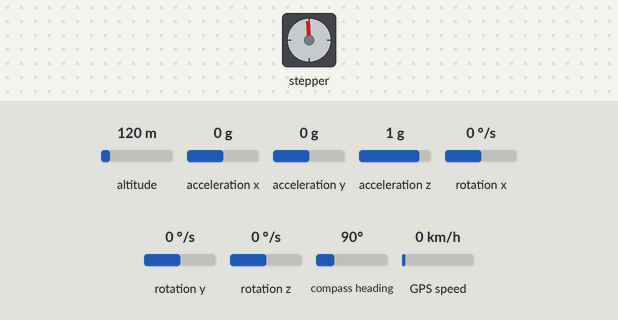
A sketch run on a simulated Arduino Uno, built with avr-gcc and run on an emulated ATmega328P. Parts: stepper motor. The test bench sets the inputs (shaded band); at power-on: rotation y 0 °/s, altitude 120 m, acceleration x 0 g, acceleration y 0 g, acceleration z 1 g, rotation x 0 °/s, rotation z 0 °/s, compass heading 90°, GPS speed 0 km/h. The local clock reads 2024-03-15 10:24:30 at power-on unless the sketch sets it; the GPS gets a fix after 3 s at 37.7749, -122.4194 with 8 satellites; stepper angles assume 4096 steps per turn; what the sketch prints to the serial monitor is not drawn.

Above: at 7.2 s.
7.3 s: rotation y set to 100 °/s
At 13.74 s:
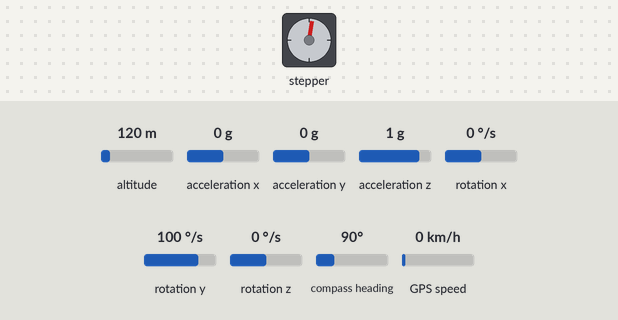
At 19.04 s:
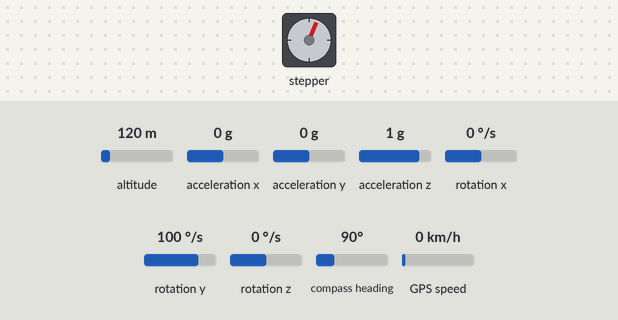
Timing chart, 0 to 19.5 s (numbered marks = the images above; inputs shaded):
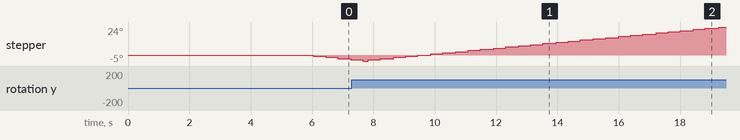

The sketch:

astro_tracker_gps.ino
```cpp
/*
 This is the source code for the astro_tracker.
 Required Libraries:
 https://virtuabotix-virtuabotixllc.netdna-ssl.com/core/wp-content/uploads/2014/01/virtuabotixRTC.zip
 https://drive.google.com/folderview?id=0B1p6T9dV6tnqSjU2WnBXREZPbms&usp=sharing

 Original code by Görkem Bozkurt
 Refactored code by Nathaniel Rose
*/

// LIBRARIES //
#include <AccelStepper.h>
#include <virtuabotixRTC.h>
#include <Wire.h>
#include <MPU6050.h>
#include <TinyGPS++.h>
#include <SoftwareSerial.h>

// TinyGPS++ VARIABLES //
static const uint32_t GPSBaud = 9600; //Default is 9600 baud rate
static const int RXPin = 13, TXPin = 12; //Tx on gps goes into Rx on arduino and vice versa.

TinyGPSPlus gps;
SoftwareSerial ss(RXPin, TXPin); // The serial connection to the GPS device

// MPU VARIABLES //
MPU6050 mpu;
float timeStep = 0.01;
unsigned long mpuTimer = 0;

// Pitch and Yaw values //
double pitch = 90; //Trying to orientate to DEC
double yaw = 0; //Trying to orientate to RA

double val = 90; //variable to store the user input DEC
double val2 = 0; //variable to store the user input RA

double temp = val2;//temporary value to store val2
double final_yaw_measurement = 0; //Store yaw measurement for when you are

// RTC VARIABLES //
#define HALFSTEP 8
virtuabotixRTC myRTC(A0, A1, A2);

double Months,Years,Days,Minutes,Hours,Seconds;
double timeSet = false;//Checks if the gps has set the UTC time
double days_in_year,days_in_month;

double latitude;//your latitude.
double longitude;//your longtitude.

double LST_degrees;//variable to store local side real time(LST) in degrees.
double LST_hours;//variable to store local side real time(LST) in decimal hours.


// STEPPER MOTOR VARIABLES //

// motor speed calculation variables //
float rot_per_step = 5.625/64; // 1 step = 5.625/64 degrees (28BYJ-48)
float gear_ratio = 70/21; //Depends on your gears
#define ROT_OF_EARTH 0.0000729211509 //(Rad/sec)
float SPEED = 40.0; // Speed of motors (steps / second)

// Motor pin definitions //
#define motorPin1  2     // IN1 on the ULN2003 driver 1
#define motorPin2  3     // IN2 on the ULN2003 driver 1
#define motorPin3  4     // IN3 on the ULN2003 driver 1
#define motorPin4  5     // IN4 on the ULN2003 driver 1

#define motorPin5  8     // IN1 on the ULN2003 driver 1
#define motorPin6  9     // IN2 on the ULN2003 driver 1
#define motorPin7  10     // IN3 on the ULN2003 driver 1
#define motorPin8  11     // IN4 on the ULN2003 driver 1

boolean stopped1 = false;
boolean stopped2 = false;

// Initialize with pin sequence IN1-IN3-IN2-IN4 for using the AccelStepper with 28BYJ-48 //
AccelStepper yawStepper(HALFSTEP, motorPin1, motorPin3, motorPin2, motorPin4); //YAW Stepper Motor
AccelStepper pitchStepper(HALFSTEP, motorPin5, motorPin7, motorPin6, motorPin8); //PITCH Stepper Motor

// GLOBAL FLAG VARIABLES USED FOR FUNCTIONS //
boolean positionSet = false; //Checks if the gps has set the lat/long position
boolean pointing = false; //Checks if a desired yaw and pitch angle has been entered
boolean yaw_finished = false; //Checks if the desired yaw angle has been reached
boolean pitch_finished = false; //Checks if the desired pitch angle has been reached
boolean ra_origin_is_set = false; //Checks if the RA angle has been set to LST
boolean ra_tracking_is_set = false; //Checks if the star is being tracked

void setup()
{
  //Setup serial ports//
  Serial.begin(115200);
  ss.begin(GPSBaud);

  //Set max speeds for stepper motors//
  yawStepper.setMaxSpeed(100.0);
  pitchStepper.setMaxSpeed(100.0);

  //Initialize mpu and gps modules//
  delay(5000);//wait before starting
  setupMPU();

  delay(1000);
  setupGPS();

}//--(end setup )---

void loop()
{
  motor_pitch( 0 ); //Stop pitch before moving again
  motor_yaw( 0 ); //Stop yaw before moving again

  myRTC.updateTime();
  LST_time();
  recvdata();

  mpuTimer = millis();
  Vector norm = mpu.readNormalizeGyro();

  //I've put the sensor with a 90 degree angle on the setup due to
  //cable connection problems. Because of that the data values from the mpu6050 chip are
  //different in this case:
  //roll data(X-axis) is pitch.
  //pitch data(Y-axis) is yaw.
  yaw = yaw + norm.YAxis * timeStep;
  pitch = pitch + norm.XAxis * timeStep;
  Serial.print(" Yaw = ");
  Serial.print(yaw);
  Serial.print(" Pitch = ");
  Serial.print(pitch);
  Serial.print(" LST_d = ");
  Serial.print(LST_degrees);//local sidereal time in decimal degrees
  Serial.print(" LST_h = ");
  Serial.println(LST_hours);//local sidereal time in decimal hours.

  Serial.print("target yaw = ");
  Serial.println(val2);

  changeRA(); //Change RA with time based on our latitude

  point_at_star(); //Point at the star

  trackRA(); //

  delay((timeStep*1000) - (millis() - mpuTimer));//timer for the gyro.
}

void setupGPS()
{
  //Wait to get a GPS fix
  while( (!positionSet || !timeSet) && ss.available() > 0  )
  {
    if(gps.encode(ss.read()))
      getGPSInput();
  }

  if( millis() > 5000 && gps.charsProcessed() < 10 )
  {
    Serial.println(F("No GPS detected: check wiring."));
    while(true);
  }
}

void getGPSInput()
{
  Serial.print(F("Location: "));
  if (gps.location.isValid())
  {
    Serial.print(gps.location.lat(), 6);
    Serial.print(F(","));
    Serial.print(gps.location.lng(), 6);
    latitude = gps.location.lat();
    longitude = gps.location.lng();
    positionSet = true;
  }
  else
  {
    Serial.print(F("INVALID"));
  }

  Serial.print(F("  Date/Time: "));
  if(gps.date.isValid())
  {
    Serial.print(gps.date.month());
    Serial.print(F("/"));
    Serial.print(gps.date.day());
    Serial.print(F("/"));
    Serial.print(gps.date.year());
    Years = gps.date.year();
    Months = gps.date.month();
    Days = gps.date.day();

    if(gps.time.isValid())
    {
      if (gps.time.hour() < 10) Serial.print(F("0"));
      Serial.print(gps.time.hour());
      Serial.print(F(":"));
      if (gps.time.minute() < 10) Serial.print(F("0"));
      Serial.print(gps.time.minute());
      Serial.print(F(":"));
      if (gps.time.second() < 10) Serial.print(F("0"));
      Serial.print(gps.time.second());
      Serial.print(F("."));
      if (gps.time.centisecond() < 10) Serial.print(F("0"));
      Serial.print(gps.time.centisecond());
      Hours = gps.time.hour();
      Minutes = gps.time.minute();
      Seconds = gps.time.second();

      //set date-time according to (seconds, minutes, hours, day of the week, day of the month, month, year)
      myRTC.setDS1302Time(00, 25, 16, 5, 8, 4, 2021);
      timeSet = true;
    }
  }
  else
  {
    Serial.print(F("INVALID"));
  }

  Serial.println();

  Serial.print(F("Satellites Used: "));
  if(gps.satellites.isValid())
  {
    Serial.println(gps.satellites.value()); // Number of satellites in use (u32)
  }
  else{
    Serial.println(F("Invalid"));
  }

  Serial.println();
}

//Waits while the mpu is being connected and calibrated
void setupMPU() {
    while(!mpu.begin(MPU6050_SCALE_2000DPS, MPU6050_RANGE_2G)) //wait for MPU to be ready
    {
      delay(500);
      Serial.println("Waiting for MPU...");
    }
    mpu.calibrateGyro();
    mpu.setThreshold(0); //Set the sensitivity threshold of the mpu (0 is most sensitive, 10 is least sensitive)
}

//Calculates local sidereal time based on this calculation,
//http://www.stargazing.net/kepler/altaz.html
void LST_time()
{
    Months = (double) myRTC.month;
    Years = (double) myRTC.year;
    Days = (double) myRTC.dayofmonth;
    Minutes = (double) myRTC.minutes;
    Hours = (double) myRTC.hours;
    Seconds = (double) myRTC.seconds;
    days_in_year = (double)(Years-2000)*365.242199; //Days in the current year since J2000
    days_in_month = (double)(Months-1)*30.4368499; //Days in the current month since J2000
    double JDN2000= days_in_year + days_in_month + (Days-1) + myRTC.hours/24; //Days since Jan 1st, 2000AD
    double universal_time = Hours + (Minutes/60) + (Seconds/3600);
    double LST = 100.46 + 0.985647 * JDN2000 + longitude + 15 * universal_time;
    LST_degrees = (LST-(floor(LST/360)*360));
    LST_hours = LST_degrees/15;
}

//this will update the RA degrees with sidereal time 1 degree at a time
//this way the object or star on the sky is tracked.
void changeRA() {
  if( ra_origin_is_set == false )
  {
    Serial.println("changing RA");
    if(latitude>0) //For the northern hemisphere
    {
      Serial.print("LST_degrees: ");
      Serial.println(LST_degrees);
        if (LST_degrees>180)
        {
          val2 = temp+(360-LST_degrees);
        }
        else
        {
          val2 = temp-LST_degrees; //use val2 = temp+LST_degrees; if you are located in the southern hemisphere.
        }
        Serial.print("target yaw = ");
        Serial.println(val2);
    }
    else //For the southern hemisphere.
    {
      if (LST_degrees>180)
      {
        val2 = temp-(360-LST_degrees);
      }
      else
      {
        val2 = temp+LST_degrees; //use val2 = temp+LST_degrees; if you are located in the southern hemisphere.
      }
    }
    yaw_check();
  }
}

//This function receives data from serial as (0.00,0.00)
//splits it to strings by the comma ","
//than converts them to doubles
void recvdata()
{
    if (Serial.available() > 0)
    {
        String a= Serial.readString();
        String value1, value2;
        // For loop which will separate the String in parts
        // and assign them the the variables we declare
        for (int i = 0; i < a.length(); i++)
        {
            if (a.substring(i, i+1) == ",")
            {
                value2 = a.substring(0, i);
                value1= a.substring(i+1, a.length()-1);
                break;
            }
        }
        //val= 90 - value1.toFloat();
        val=value1.toFloat();
        val2=value2.toFloat();
        temp = val2;
        pointing = true;
    }
}

void point_at_star()
{
  if(pointing == true)
  {
    if(yaw_finished == false)
    {
      yaw_check();
    }
    else if(pitch_finished == false)
    {
      pitch_check();
    }
  }
}

//check if pitch is high, low or equal to the user input
//send commands to slave-module to start and stop motors
void pitch_check()
{
    if( (floor(pitch*100))==(floor(val*100)) )
    {
        motor_pitch( 0 );
        pitch_finished = true;
        yaw = final_yaw_measurement;
        ra_tracking_is_set = true;
    }

    else if(floor(pitch*100)<floor(val*100))
    {
        motor_pitch( 1 );
    }

    else if(floor(pitch*100)>floor(val*100))
    {
        motor_pitch( -1 );
    }
}

//check if yaw is high, low or equal to the user input
//send commands to slave-module to start and stop motors
void yaw_check()
{
    if( (floor(yaw*100))==(floor(val2*100)) )
    {
        motor_yaw( 0 );
        if(ra_origin_is_set == false)
        {
          ra_origin_is_set = true;
          yaw = 0;
        }
        else
        {
          yaw_finished = true;
          pitch = 90; //reset original pitch measurement
          final_yaw_measurement = yaw; //save final yaw measurement
        }
    }

    else if(floor(yaw*100)<floor(val2*100))
    {
        motor_yaw( -1 );
    }

    else if(floor(yaw*100)>floor(val2*100))
    {
        motor_yaw( 1 );
    }
}

//If the pitch motor is not stopped, run the pitch motor either clockwise(SPEED) or counter-clockwise(-SPEED)
void motor_pitch(int stepperMove)
{
    if(stepperMove == 0)
    {
        stopped2 = true;
    }
    else
    {
      if(stepperMove == 1)
      {
            pitchStepper.setSpeed(SPEED);
            stopped2 = false;
      }
      else if(stepperMove == -1)
      {
            pitchStepper.setSpeed(-SPEED);
            stopped2 = false;
      }

      pitchStepper.run(); //run the motor
    }
}

//If the yaw motor is not stopped, run the yaw motor either clockwise(SPEED) or counter-clockwise(-SPEED)
void motor_yaw(int stepperMove)
{
    if(stepperMove == 0)
    {
        stopped1 = true;
    }
    else
    {
      if(stepperMove == 1)
      {
            yawStepper.setSpeed(SPEED);
            stopped1 = false;
      }
      else if(stepperMove == -1)
      {
            yawStepper.setSpeed(-SPEED);
            stopped1 = false;
      }
      yawStepper.run();
    }
}

//this will update the RA degrees with sidereal time 1 degree at a time
//this way the object or star on the sky is tracked.
void trackRA() {
  if( ra_tracking_is_set == true )
  {
    float rot_of_earth_degrees = ROT_OF_EARTH * (180/3.14); //rotation of earth (degrees/sec)
    float earth_rot_steps_per_sec = rot_of_earth_degrees / rot_per_step; //rotation of earth (steps/sec)
    float stepper_tracking_speed = earth_rot_steps_per_sec * gear_ratio; //rotation speed of YAW stepper motor (steps/sec)

    SPEED = stepper_tracking_speed;

    motor_yaw(1);
  }
}
```
